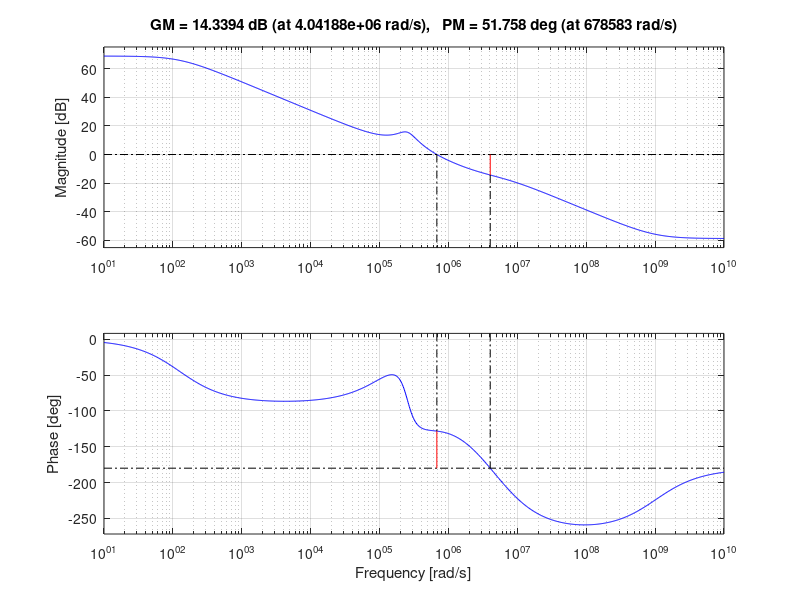

The MATLAB script that drew this image:
clear; clc;

%% parameters
L = 21e-6;
Rl = 2.7;
fsw = 1e6;
C = 100e-9;
%Rload = 1.36e3;
Isw_lim = 500e-3;

Vg = 3.6;
Vout = 10;
Iled = 20e-3;
Rs = 13;

Doff = Vg/Vout;
Don = 1 - Doff;
Leq = L/((Doff)^2);
%Vo = Vg/Doff;
Rload = Vout/Iled;
Rled = Rload-Rs;

Rc = 10e-3;
%% CCM
kc = (2*L*fsw)/Rload;
CCM_check = kc - (Don*(Doff^2));

% syms D
% Db = 1 - D;
% eqn1 = D > 0;
% eqn2 = D <= 1;
% eqn3 = D*(Db^2) > kc;
% eqns = [eqn1 eqn2 eqn3];
% 
% S = solve(eqns,D,'ReturnConditions',true);
% S.D

%% ripple calculation

Vripple = (Iled/C)*((1/fsw)-((Isw_lim + ((Vg/L)*100e-9))*L)/(Vout+0.3-Vg));

%% setting poles and zeros

%% main loop
wz_esr = 1/(Rc*C);
fz_esr = wz_esr/(2*pi);
tfz_esr = tf([(1/wz_esr) 1], 1);

wz_rhp = ((Doff^2)*Rload - Rl)/L;
fz_rhp = wz_rhp/(2*pi);
tfz_rhp = tf([(-1/wz_rhp) 1], 1);

wlc =  (sqrt(1/(L*C)))*(sqrt((Rl+((Doff^2)*Rload))/Rload));
flc = wlc/(2*pi);
Q = wlc/((Rl/L)+(1/(C*(Rload+Rc))));
tfp_lc = tf(1,[(1/(wlc^2)) (1/(wlc*Q)) 1]);


%% compensator
R1 = Rled;
R4 = R1 * 100;

fp2 = 20;
fz2 = 30e3;
fz1 = 35e3;
fp1 = 1000e3;

R2 = R4/((fz2/fp2)-1);
R3 = R1/((fp1/fz1)-1);

wp1 = fp1*(2*pi);
tfp1 = tf(1,[(1/wp1) 1]);


wp2 = fp2*(2*pi);
tfp2 = tf(1,[(1/wp2) 1]);


wz1 = fz1*(2*pi);
tfz1 = tf([(1/wz1) 1],1);
%tfz1 = 1;

wz2 = fz2*(2*pi);
tfz2 = tf([(1/wz2) 1],1);
%tfz2 = 1;

C1 = 1/(R2*wz2);
C2 = 1/(R3*wp1);

Av = Vg/(Doff^2);
Aop = R4/R1;

tf = tfp1*tfp2*tfp_lc*tfz1*tfz2*tfz_esr*tfz_rhp*Av*Aop;
w = logspace(0,8,(1e6));

tf_comp = tfp1*tfp2*tfz1*tfz2*Aop;

%subplot(2,1,1)
%margin(tf_comp)
%subplot(2,1,2)
%figure()
[GM,PM,Wcg,Wcp] = margin(tf);
Wcp/(2*pi)
PM
margin(tf)
%margin(Av*tfp_lc)